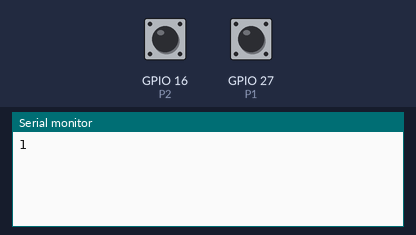
Simulated run of this sketch. Board: ESP32. Shown: the last lines printed to the serial monitor. The inputs (shaded band) are chosen by the test bench; at power-on: GPIO 27 (P1) HIGH, GPIO 16 (P2) HIGH.

Above: at 1.2 s.
1.3 s: GPIO 27 (P1) pulled LOW for 0.25 s
At 2.1 s:
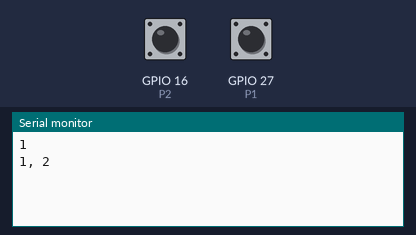
3.0 s: GPIO 27 (P1) pulled LOW for 1 s
At 5.1 s:
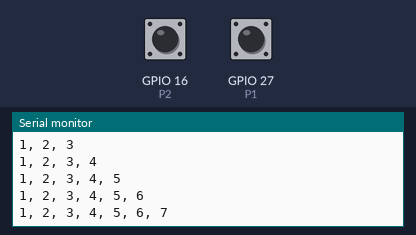

Measured:
- after the input at 1.3 s, the serial monitor: prints a new line after 0.10 s (image 1)
- after the input at 3.0 s, the serial monitor: prints a new line at once (image 2)

The sketch:

B01_valores.ino
```cpp
//------------------------------------------------------------
// Programa: B01_valores.ino (ESP32 + BIOS Shield)
// Autor: Gabriel Bravo Eguren T31A (13-01-2025)
// Descripción: Realiza un programa que muestre en el lcd los números del 1 al 7 separados por
//              comas en la primera línea del LCD cada vez que se pulse P1. Al pulsar P2 se borrará la pantalla.
//              Utiliza un bucle for o while para resolver el ejercicio
//------------------------------------------------------------

#define P1 27
#define P2 16

bool update = true;
byte limite = 1;

void setup()
{
  pinMode(P1, INPUT_PULLUP);
  pinMode(P2, INPUT_PULLUP);

  Serial.begin(9600);
}

void loop()
{
  if(!digitalRead(P1) && limite < 7)
  {
    limite++;
    update = true;
  }

  if(!digitalRead(P2))
  {
    for(int i = 0; i < 30; i++) Serial.println();
  }

  if(update)
  {
    for(byte i = 1; i <= limite; i++)
    {
      Serial.printf("%d", i);
      if(i != limite) Serial.print(", ");
      else Serial.println();
    }

    update = false;
  }

  delay(200);
}
```
